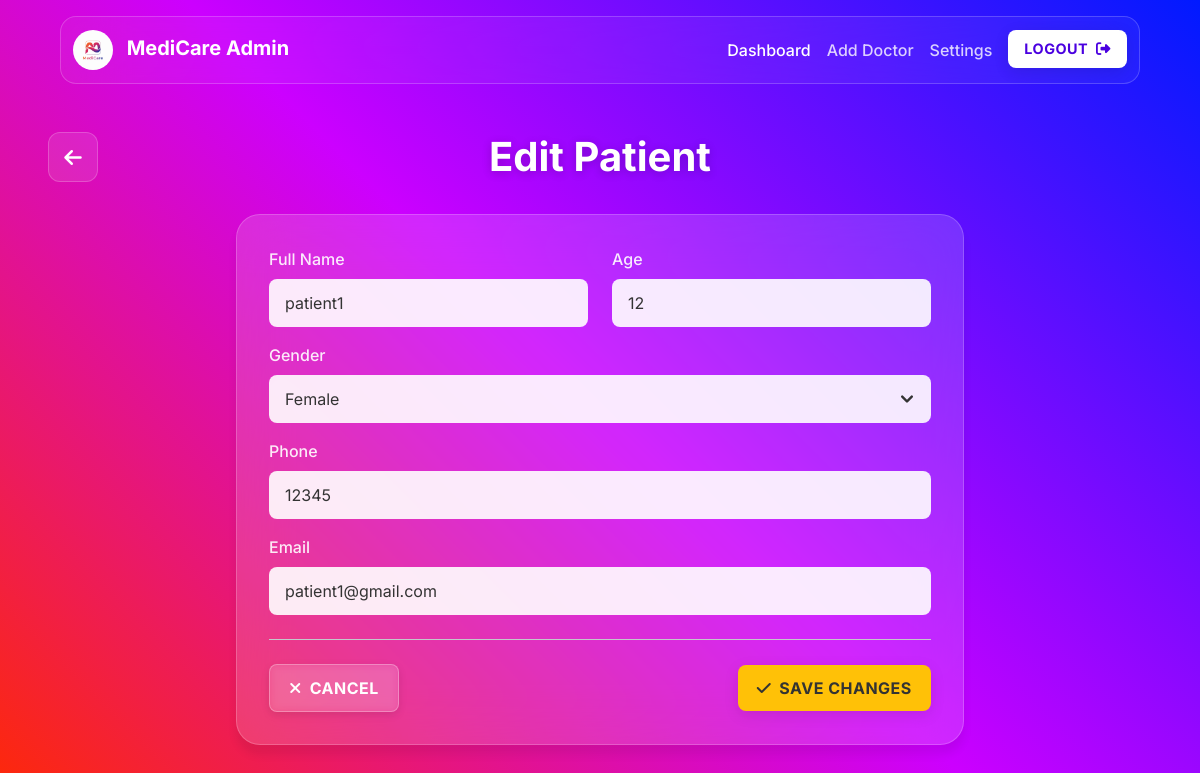
The app's page /edit_patient/1, older data.
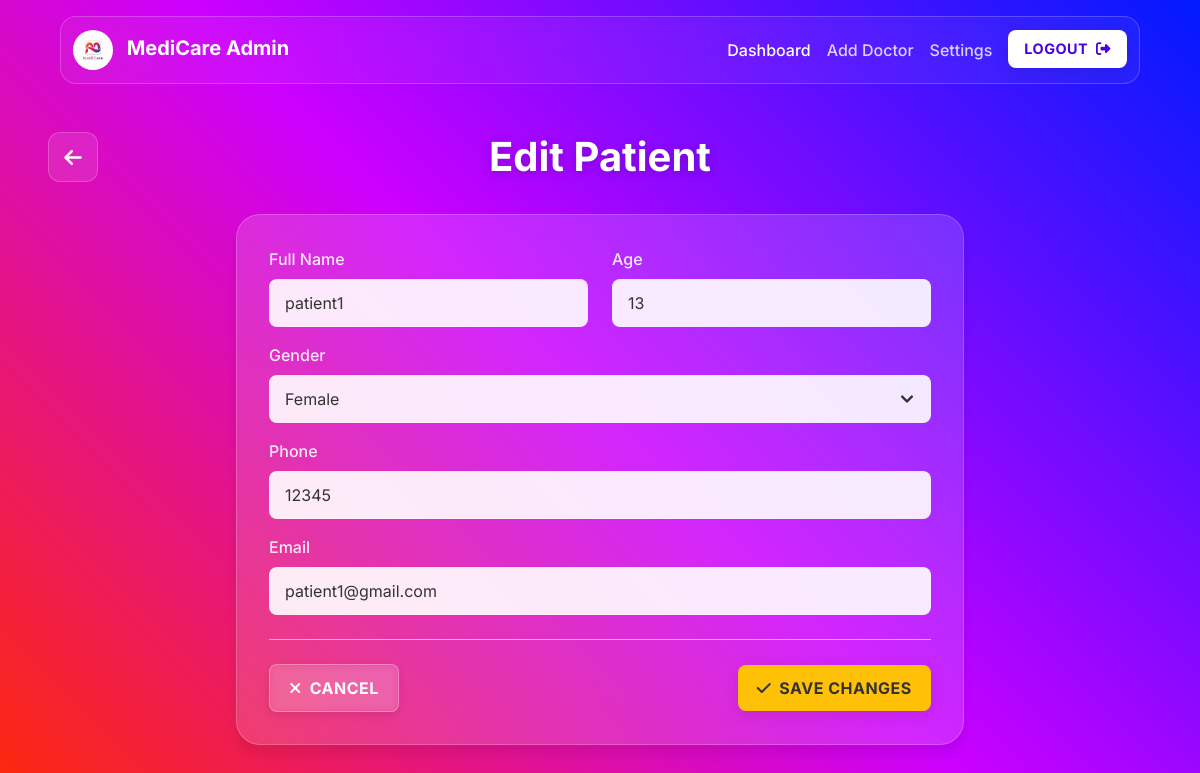
The same page, newer data.
### application/models.py (models this page shows)
class Patient(db.Model):
    __tablename__ = 'patient'
    id = db.Column(db.Integer(),primary_key = True)
    blocked = db.Column(db.Boolean(), default=False, nullable=False)
    user_id = db.Column(db.Integer(), db.ForeignKey('user.id', ondelete="CASCADE"), nullable=False)
    name = db.Column(db.String(), nullable=False)
    age = db.Column(db.Integer(), nullable=False)
    gender = db.Column(db.String(), nullable=False)
    phone = db.Column(db.String(), nullable=False)
    email = db.Column(db.String(), nullable=False)
    appointment = db.relationship('Appointment', backref='patient', cascade="all, delete-orphan")

### application/controllers.py (the view, shortened to what this page needs)
@app.route("/edit_patient/<int:id>", methods = ['GET','POST'])
def edit_patient(id):
    patient = Patient.query.get_or_404(id)
    return render_template("edit_patient.html", patient = patient)

### templates/edit_patient.html (shortened to what the changed rows need)
<!DOCTYPE html>
<html lang="en">
<head>
    <link href="https://cdn.jsdelivr.net/npm/bootstrap@5.3.2/dist/css/bootstrap.min.css" rel="stylesheet">
</head>
<body class="landing-page">
    <main class="container-fluid p-4 p-md-5">
        <div class="admin-header-bar">
            <h1 class="admin-title">Edit Patient</h1>
        </div>
        <div class="row justify-content-center">
            <div class="col-lg-8 col-md-10">
                <div class="glass-card content-card">
                    <form method="post">
                        <div class="row">
                            <div class="col-md-6 mb-3">
                                <label for="patientName" class="form-label form-label-admin">Full Name</label>
                                <input type="text" name="name" id="patientName" class="form-control form-control-admin" value="{{ patient.name }}" required>
                            </div>
                            <div class="col-md-6 mb-3">
                                <label for="patientAge" class="form-label form-label-admin">Age</label>
                                <input type="number" name="age" id="patientAge" class="form-control form-control-admin" value="{{ patient.age }}" min="0">
                            </div>
                        </div>
                        <div class="mb-3">
                            <label for="patientGender" class="form-label form-label-admin">Gender</label>
                            <select name="gender" id="patientGender" class="form-select form-control-admin">
                                <option value="Female" {% if patient.gender=='Female' %}selected{% endif %}>Female</option>
                            </select>
                        </div>
                        <div class="mb-3">
                            <label for="patientPhone" class="form-label form-label-admin">Phone</label>
                            <input type="text" name="phone" id="patientPhone" class="form-control form-control-admin" value="{{ patient.phone }}">
                        </div>
                        <div class="mb-3">
                            <label for="patientEmail" class="form-label form-label-admin">Email</label>
                            <input type="email" name="email" id="patientEmail" class="form-control form-control-admin" value="{{ patient.email }}">
                        </div>
                    </form>
                </div>
            </div>
        </div>
    </main>
</body>
</html>

Row changes from the older to the newer data that the page shows:
changed Patient "patient1": age "12" → "13"
